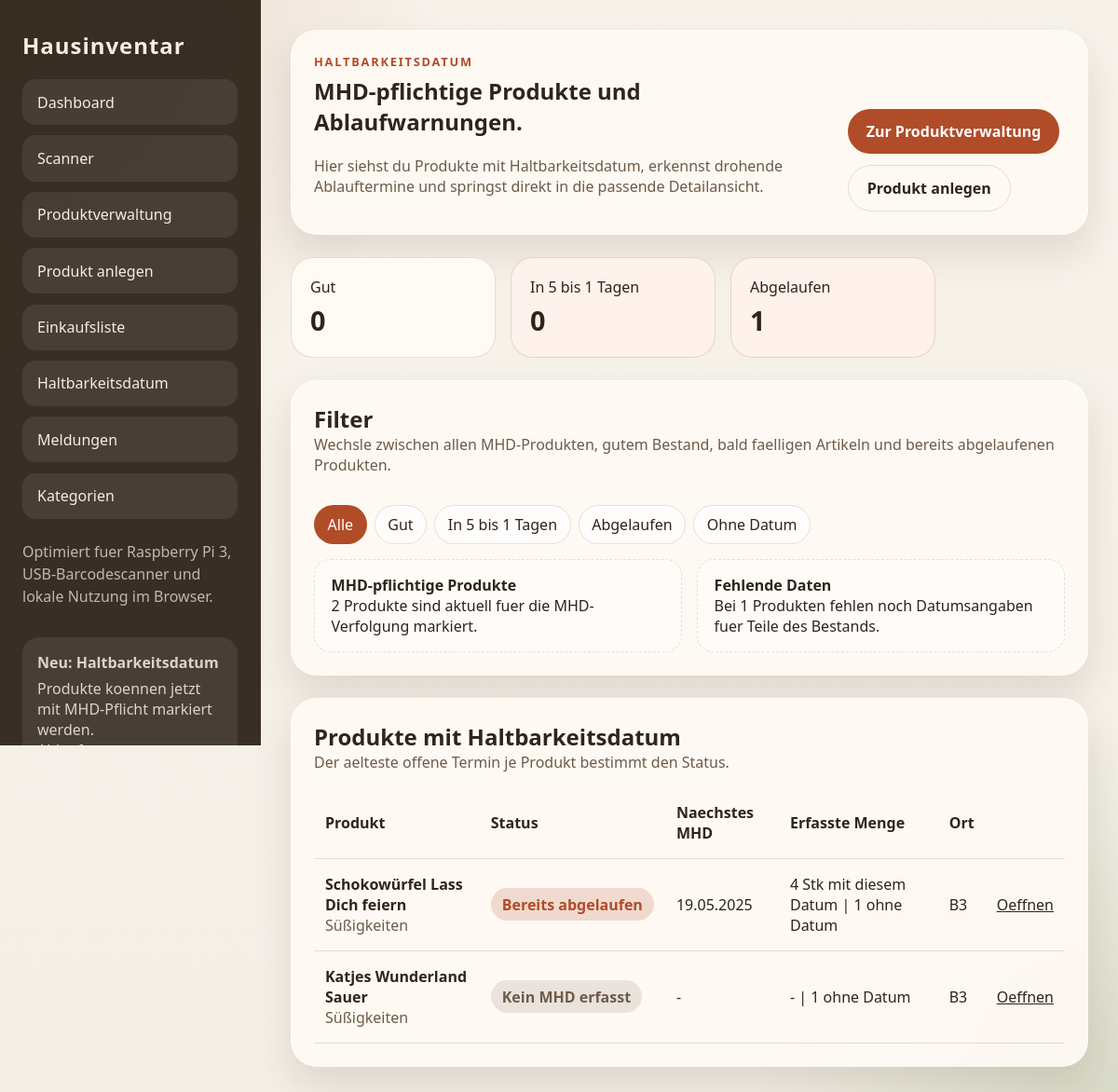
Page /expiry on the committed database.
### tables this page shows
CREATE TABLE products (
            id INTEGER PRIMARY KEY AUTOINCREMENT,
            name TEXT NOT NULL,
            barcode TEXT UNIQUE,
            sku TEXT,
            category TEXT,
            storage_location TEXT,
            unit TEXT NOT NULL DEFAULT 'Stk',
            target_quantity INTEGER NOT NULL DEFAULT 0,
            current_quantity INTEGER NOT NULL DEFAULT 0,
            min_quantity INTEGER NOT NULL DEFAULT 0,
            notes TEXT,
            extra_attributes TEXT NOT NULL DEFAULT '{}',
            created_at TEXT NOT NULL DEFAULT CURRENT_TIMESTAMP,
            updated_at TEXT NOT NULL DEFAULT CURRENT_TIMESTAMP
        , product_category_id INTEGER REFERENCES product_categories (id), requires_expiry_date INTEGER NOT NULL DEFAULT 0);

CREATE TABLE product_categories (
            id INTEGER PRIMARY KEY AUTOINCREMENT,
            name TEXT NOT NULL UNIQUE,
            created_at TEXT NOT NULL DEFAULT CURRENT_TIMESTAMP
        );

### inventory_app/__init__.py (the view)
    @app.route("/expiry")
    def expiry_page():
        status_filter = request.args.get("status", "all").strip()
        return render_template("expiry_page.html", **get_expiry_overview_data(status_filter=status_filter))

### inventory_app/__init__.py (called while the page is built)
def _is_mobile_request() -> bool:
    user_agent = str(request.headers.get("User-Agent", "")).lower()
    if not user_agent:
        return False
    return any(token in user_agent for token in MOBILE_UA_HINTS)

### inventory_app/database.py (called while the page is built)
def get_db() -> sqlite3.Connection:
    if "db" not in g:
        g.db = sqlite3.connect(current_app.config["DATABASE"])
        g.db.row_factory = sqlite3.Row
    return g.db

### inventory_app/inventory_logic.py (called while the page is built)
def _build_expiry_summary(products: list[dict]) -> dict:
    items = [product for product in products if product.get("requires_expiry_date")]
    counts = {
        "good": 0,
        "expiring_soon": 0,
        "expired": 0,
        "missing": 0,
    }
    for item in items:
        status = item.get("expiry_status") or "good"
        counts[status] = counts.get(status, 0) + 1
    items.sort(
        key=lambda item: (
            _expiry_status_sort_key(item.get("expiry_status", "good")),
            item.get("next_expiry_date") or "9999-12-31",
            item.get("name", "").casefold(),
        )
    )
    return {"items": items, "counts": counts}

def _expiry_status_sort_key(status: str) -> int:
    order = {"expired": 0, "expiring_soon": 1, "missing": 2, "good": 3}
    return order.get(status, 4)

def _get_product_category_name(product_category_id: int | None) -> str:
    if not product_category_id:
        return ""
    row = get_db().execute("SELECT name FROM product_categories WHERE id = ?", (product_category_id,)).fetchone()
    return row["name"] if row else ""

def _list_open_expiry_batches(product_id: int | None) -> list[dict]:
    if not product_id:
        return []
    rows = get_db().execute(
        """
        SELECT id, expires_on, quantity, quantity_remaining, created_at
        FROM product_expiry_batches
        WHERE product_id = ? AND quantity_remaining > 0
        ORDER BY expires_on ASC, created_at ASC, id ASC
        """,
        (product_id,),
    ).fetchall()
    return [
        {
            "id": int(row["id"]),
            "expires_on": row["expires_on"],
            "expires_display": _format_expiry_date(row["expires_on"]),
            "quantity": int(row["quantity"]),
            "quantity_remaining": int(row["quantity_remaining"]),
            "created_at": row["created_at"],
        }
        for row in rows
    ]

def _format_expiry_date(raw_value: str | None) -> str:
    if not raw_value:
        return ""
    try:
        parsed = date.fromisoformat(raw_value)
    except ValueError:
        return raw_value
    return parsed.strftime("%d.%m.%Y")

### inventory_app/templates/expiry_page.html
{% extends "layout.html" %}
{% block content %}
<section class="hero">
    <div>
        <p class="eyebrow">Haltbarkeitsdatum</p>
        <h1>MHD-pflichtige Produkte und Ablaufwarnungen.</h1>
        <p class="lead">Hier siehst du Produkte mit Haltbarkeitsdatum, erkennst drohende Ablauftermine und springst
            direkt in die passende Detailansicht.</p>
    </div>
    <div class="detail-actions">
        <a class="button-link" href="{{ url_for('products_page') }}">Zur Produktverwaltung</a>
        <a class="button-link secondary" href="{{ url_for('new_product') }}">Produkt anlegen</a>
    </div>
</section>
<section class="stats-grid compact">
    <article class="stat-card">
        <span>Gut</span>
        <strong>{{ expiry_good_count }}</strong>
    </article>
    <article class="stat-card warning">
        <span>In 5 bis 1 Tagen</span>
        <strong>{{ expiry_soon_count }}</strong>
    </article>
    <article class="stat-card warning">
        <span>Abgelaufen</span>
        <strong>{{ expiry_expired_count }}</strong>
    </article>
</section>
<section class="panel category-overview-panel">
    <div class="section-head compact-head">
        <div>
            <h2>Filter</h2>
            <p class="subtle">Wechsle zwischen allen MHD-Produkten, gutem Bestand, bald faelligen Artikeln und bereits
                abgelaufenen Produkten.</p>
        </div>
    </div>
    <div class="chip-row compact-chips">
        <a class="filter-chip {% if status_filter == 'all' %}active{% endif %}"
            href="{{ url_for('expiry_page') }}">Alle</a>
        <a class="filter-chip {% if status_filter == 'good' %}active{% endif %}"
            href="{{ url_for('expiry_page', status='good') }}">Gut</a>
        <a class="filter-chip {% if status_filter == 'expiring_soon' %}active{% endif %}"
            href="{{ url_for('expiry_page', status='expiring_soon') }}">In 5 bis 1 Tagen</a>
        <a class="filter-chip {% if status_filter == 'expired' %}active{% endif %}"
            href="{{ url_for('expiry_page', status='expired') }}">Abgelaufen</a>
        <a class="filter-chip {% if status_filter == 'missing' %}active{% endif %}"
            href="{{ url_for('expiry_page', status='missing') }}">Ohne Datum</a>
    </div>
    <div class="filter-summary-row expiry-summary-row">
        <div class="category-summary">
            <strong>MHD-pflichtige Produkte</strong>
            <p>{{ tracked_product_count }} Produkte sind aktuell fuer die MHD-Verfolgung markiert.</p>
        </div>
        <div class="category-summary">
            <strong>Fehlende Daten</strong>
            <p>{% if expiry_missing_count %}Bei {{ expiry_missing_count }} Produkten fehlen noch Datumsangaben fuer
                Teile des Bestands.{% else %}Aktuell fehlen keine Datumsangaben fuer MHD-pflichtige Bestandsprodukte.{%
                endif %}</p>
        </div>
    </div>
</section>
<section class="panel">
    <div class="section-head compact-head">
        <div>
            <h2>Produkte mit Haltbarkeitsdatum</h2>
            <p class="subtle">Der aelteste offene Termin je Produkt bestimmt den Status.</p>
        </div>
    </div>
    <div class="table-wrap">
        <table>
            <thead>
                <tr>
                    <th>Produkt</th>
                    <th>Status</th>
                    <th>Naechstes MHD</th>
                    <th>Erfasste Menge</th>
                    <th>Ort</th>
                    <th></th>
                </tr>
            </thead>
            <tbody>
                {% for product in items %}
                <tr>
                    <td>
                        <strong>{{ product.name }}</strong>
                        <div class="subtle">{{ product.product_category or 'Ohne Lebensmittelart' }}</div>
                    </td>
                    <td><span class="expiry-status-badge expiry-status-{{ product.expiry_status }}">{{
                            product.expiry_status_label }}</span></td>
                    <td>{{ product.next_expiry_display or '-' }}</td>
                    <td>
                        {% if product.next_expiry_display %}
                        {{ product.next_expiry_quantity }} {{ product.unit }} mit diesem Datum
                        {% elif product.tracked_expiry_quantity %}
                        {{ product.tracked_expiry_quantity }} {{ product.unit }} mit Datum
                        {% else %}
                        -
                        {% endif %}
                        {% if product.missing_expiry_quantity %}
                        | {{ product.missing_expiry_quantity }} ohne Datum
                        {% endif %}
                    </td>
                    <td>{{ product.storage_location or '-' }}</td>
                    <td><a href="{{ url_for('product_detail', product_id=product.id) }}#product-expiry">Oeffnen</a></td>
                </tr>
                {% else %}
                <tr>
                    <td colspan="6" class="empty-state">Keine Produkte fuer den gewaehlten MHD-Filter vorhanden.</td>
                </tr>
                {% endfor %}
            </tbody>
        </table>
    </div>
</section>
{% endblock %}

### inventory_app/static/inventory_theme.css (style rules this page uses)
:root { --bg: #f4efe6; --panel: rgba(255, 250, 244, 0.9); --panel-strong: #fffaf4; --line: rgba(67, 51, 37, 0.14); --text: #2f241b; --muted: #6d5b4a; --accent: #b04c28; --accent-soft: #f0c7a9; --success: #276749; --warning: #9c4221; --shadow: 0 20px 40px rgba(61, 40, 18, 0.12); }
* { box-sizing: border-box; }
body { margin: 0; font-family: "Segoe UI", sans-serif; color: var(--text); background: radial-gradient(circle at top left, rgba(176, 76, 40, 0.18), transparent 28%), radial-gradient(circle at bottom right, rgba(95, 124, 62, 0.18), transparent 24%), linear-gradient(180deg, #f7f2ea 0%, var(--bg) 100%); }
a { color: inherit; }
button, .button-link { border: none; border-radius: 999px; background: var(--accent); color: #fff; font-weight: 700; padding: 0.8rem 1.25rem; text-decoration: none; cursor: pointer; transition: transform 120ms ease, box-shadow 120ms ease; }
.button-link.secondary { background: transparent; color: var(--text); border: 1px solid var(--line); }
.sidebar-note, .lead, .subtle { color: var(--muted); }
.hero, .scanner-hero, .panel, .table-card, .detail-header { background: var(--panel); border: 1px solid rgba(255, 255, 255, 0.45); box-shadow: var(--shadow); border-radius: 28px; padding: 1.5rem; }
.hero, .scanner-hero, .detail-header { display: flex; justify-content: space-between; align-items: end; gap: 1rem; }
.eyebrow { margin: 0 0 0.35rem; text-transform: uppercase; letter-spacing: 0.14em; font-size: 0.8rem; color: var(--accent); font-weight: 800; }
h1, h2, p { margin-top: 0; }
.stats-grid { display: grid; grid-template-columns: repeat(3, minmax(0, 1fr)); gap: 1rem; }
.stats-grid.compact { grid-template-columns: repeat(3, minmax(0, 220px)); }
.stat-card { background: var(--panel-strong); border-radius: 24px; padding: 1.25rem; border: 1px solid var(--line); }
.stat-card strong { display: block; margin-top: 0.35rem; font-size: 1.8rem; }
.stat-card.warning { background: #fff1eb; }
.section-head { display: flex; justify-content: space-between; align-items: center; gap: 1rem; margin-bottom: 1rem; }
.table-wrap { overflow-x: auto; }
table { width: 100%; border-collapse: collapse; }
th, td { text-align: left; padding: 1rem 0.75rem; border-bottom: 1px solid var(--line); }
.chip-row { display: flex; gap: 0.75rem; flex-wrap: wrap; }
.filter-chip { padding: 0.7rem 1rem; border-radius: 999px; border: 1px solid var(--line); text-decoration: none; background: rgba(255, 255, 255, 0.7); }
.filter-chip.active { background: var(--accent); color: #fff; border-color: transparent; }
.detail-actions, .form-actions { display: flex; gap: 0.75rem; flex-wrap: wrap; }
.compact-head { margin-bottom: 0; }
.compact-head h1, .compact-head h2 { margin-bottom: 0; }
.compact-chips { gap: 0.5rem; }
.compact-chips .filter-chip { padding: 0.55rem 0.85rem; }
.category-summary { padding: 1rem 1.1rem; border-radius: 18px; border: 1px dashed var(--line); background: rgba(255, 255, 255, 0.45); }
.category-summary p { margin-bottom: 0; }
.category-overview-panel { display: grid; gap: 1rem; }
.filter-summary-row { display: grid; grid-template-columns: repeat(2, minmax(0, 1fr)); gap: 1rem; }
.expiry-summary-row { align-items: stretch; }
.expiry-status-badge { display: inline-flex; align-items: center; padding: 0.4rem 0.75rem; border-radius: 999px; font-weight: 700; white-space: nowrap; }
.expiry-status-expired { background: rgba(176, 76, 40, 0.18); color: var(--accent); }
.expiry-status-missing { background: rgba(109, 91, 74, 0.14); color: var(--muted); }

### rows in the picture
products: name "Schokowürfel Lass Dich feiern", unit "Stk", storage_location "B3"
product_categories: name "Süßigkeiten" "Süßigkeiten"
products: name "Katjes Wunderland Sauer", storage_location "B3"

### other values in the picture
{{ expiry_good_count }} "0"
{{ expiry_soon_count }} "0"
{{ expiry_expired_count }} "1"
{{ tracked_product_count }} "2"
{{ expiry_missing_count }} "1"
{{ product.expiry_status_label }} "Bereits abgelaufen" "Kein MHD erfasst"
{{ product.next_expiry_display or '-' }} "19.05.2025" "-"
{{ product.next_expiry_quantity }} "4"
{{ product.missing_expiry_quantity }} "1" "1"
